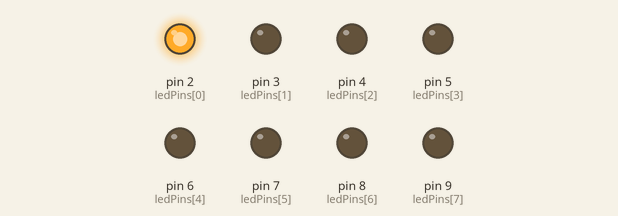
This sketch was run on a simulated Arduino Uno, built with avr-gcc and run on an emulated ATmega328P. Shown: output pins drawn as LEDs (lit = HIGH).

Above: at 0.15 s.
At 7.6 s:
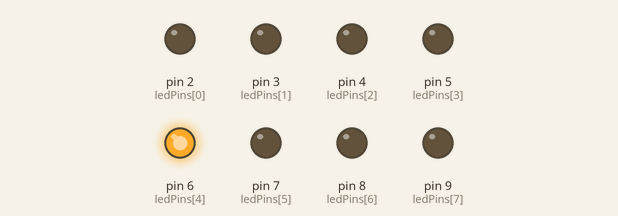
At 8.5 s:
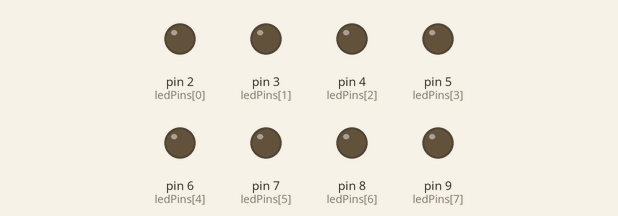
At 16.5 s:
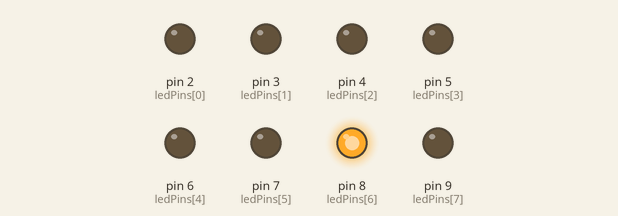
At 17.7 s:
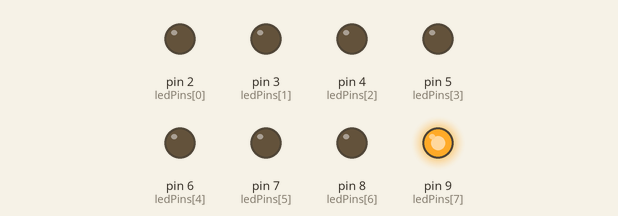
At 20.1 s:
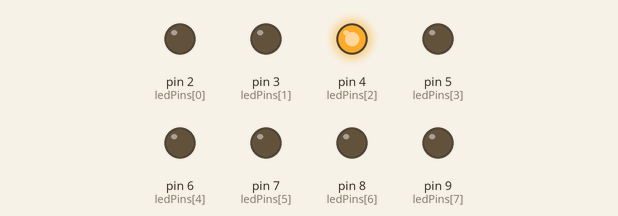
Timing chart, 0 to 21.4 s (numbered marks = the images above):
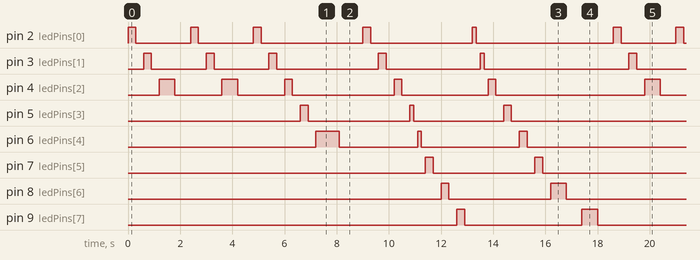

Measured:
- by itself, pin 2 (ledPins[0]), pin 3 (ledPins[1]), pin 4 (ledPins[2]): moves between LOW and HIGH, repeating every 18.6 s
- by itself, pin 5 (ledPins[3]): LOW → HIGH at 6.6 s, → LOW 0.30 s later, → HIGH 3.9 s later, → LOW 0.15 s later, … (12 changes in this stretch)
- by itself, pin 6 (ledPins[4]): LOW → HIGH at 7.2 s, → LOW 0.90 s later, → HIGH 3.0 s later, → LOW 0.15 s later, … (12 changes in this stretch)
- by itself, pin 7 (ledPins[5]): LOW → HIGH at 11.4 s, → LOW 0.30 s later, → HIGH 3.9 s later, → LOW 0.30 s later, … (8 changes in this stretch)
- by itself, pin 8 (ledPins[6]): LOW → HIGH at 12.0 s, → LOW 0.30 s later, → HIGH 3.9 s later, → LOW 0.60 s later, … (8 changes in this stretch)
- by itself, pin 9 (ledPins[7]): LOW → HIGH at 12.6 s, → LOW 0.30 s later, → HIGH 4.5 s later, → LOW 0.60 s later, … (8 changes in this stretch)

The sketch:

circ_02_LED_blink_JingleBells.ino
```cpp
//LED pin variables
int ledPins[] = {2,3,4,5,6,7,8,9};

void setup()
{
  for(int i=0; i<8; i++)
  {
    pinMode(ledPins[i], OUTPUT);
  }
}

void loop()
{
  jingleBellsLoop();
}

void jingleBellsLoop()
{
  tripletHandler();
  tripletHandler();
  quintetHandler();
  mainBody();
  tripletHandler();
  tripletHandler();
  quintetHandler();
  finalBody();
}

void tripletHandler()
{
  int shortDelay = 300;
  int longDelay = 600;

  for(int i = 0; i < 2; i++)
  {
    digitalWrite(ledPins[i], HIGH);
    delay(shortDelay);
    digitalWrite(ledPins[i], LOW);
    delay(shortDelay);
  }

  digitalWrite(ledPins[2], HIGH);
  delay(longDelay);
  digitalWrite(ledPins[2], LOW);
  delay(longDelay);
}

void quintetHandler()
{
  int shortDelay = 300;
  int longDelay = 900;

  for(int j = 0; j < 4; j++)
  {
    digitalWrite(ledPins[j], HIGH);
    delay(shortDelay);
    digitalWrite(ledPins[j], LOW);
    delay(shortDelay);
  }

  digitalWrite(ledPins[4], HIGH);
  delay(longDelay);
  digitalWrite(ledPins[4], LOW);
  delay(longDelay);
}

void mainBody()
{
  int veryShortDelay = 150;
  int shortDelay = 300;
  int longDelay = 600;
  int veryLongDelay = 900;

  for(int i = 0; i < 3; i++)
  {
    digitalWrite(ledPins[i], HIGH);
    delay(shortDelay);
    digitalWrite(ledPins[i], LOW);
    delay(shortDelay);
  }

  for(int i = 3; i < 5; i++)
  {
    digitalWrite(ledPins[i], HIGH);
    delay(veryShortDelay);
    digitalWrite(ledPins[i], LOW);
    delay(veryShortDelay);
  }

  for(int i = 5; i < 8; i++)
  {
    digitalWrite(ledPins[i], HIGH);
    delay(shortDelay);
    digitalWrite(ledPins[i], LOW);
    delay(shortDelay);
  }

  for(int i = 0; i < 2; i++)
  {
    digitalWrite(ledPins[i], HIGH);
    delay(veryShortDelay);
    digitalWrite(ledPins[i], LOW);
    delay(veryShortDelay);
  }

  for(int i = 2; i < 6; i++)
  {
    digitalWrite(ledPins[i], HIGH);
    delay(shortDelay);
    digitalWrite(ledPins[i], LOW);
    delay(shortDelay);
  }

  for(int i = 6; i < 8; i++)
  {
    digitalWrite(ledPins[i], HIGH);
    delay(longDelay);
    digitalWrite(ledPins[i], LOW);
    delay(longDelay);
  }

}

void finalBody()
{
  int veryShortDelay = 150;
  int shortDelay = 300;
  int longDelay = 600;
  int veryLongDelay = 900;

  for(int i = 0; i < 3; i++)
  {
    digitalWrite(ledPins[i], HIGH);
    delay(shortDelay);
    digitalWrite(ledPins[i], LOW);
    delay(shortDelay);
  }

  for(int i = 3; i < 5; i++)
  {
    digitalWrite(ledPins[i], HIGH);
    delay(veryShortDelay);
    digitalWrite(ledPins[i], LOW);
    delay(veryShortDelay);
  }

  for(int i = 5; i < 8; i++)
  {
    digitalWrite(ledPins[i], HIGH);
    delay(shortDelay);
    digitalWrite(ledPins[i], LOW);
    delay(shortDelay);
  }

  for(int i = 0; i < 2; i++)
  {
    digitalWrite(ledPins[i], HIGH);
    delay(veryShortDelay);
    digitalWrite(ledPins[i], LOW);
    delay(veryShortDelay);
  }

  for(int i = 2; i < 6; i++)
  {
    digitalWrite(ledPins[i], HIGH);
    delay(shortDelay);
    digitalWrite(ledPins[i], LOW);
    delay(shortDelay);
  }

  digitalWrite(ledPins[6], HIGH);
  delay(longDelay);
  digitalWrite(ledPins[6], LOW);
  delay(longDelay);

  digitalWrite(ledPins[7], HIGH);
  delay(shortDelay);
  digitalWrite(ledPins[7], LOW);
  delay(shortDelay);

}
```
